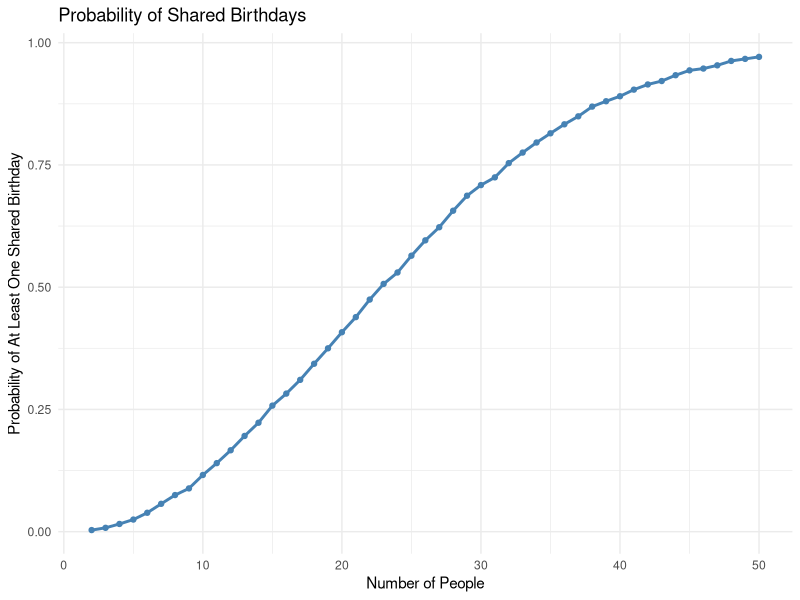

Recreate this plot in R. (Note: this script raises an error after producing the figure.)
## ---- chunk 1
knitr::opts_chunk$set(echo = TRUE)
## ---- chunk 2
birthday_match = function(n) {
  birthdays = sample(1:365, size = n, replace = TRUE)
  any(duplicated(birthdays))
}

set.seed(123)
birthday_match(23)
## ---- chunk 3
set.seed(123)

group_sizes = 2:50

probabilities = sapply(group_sizes, function(n) {
  mean(replicate(10000, birthday_match(n)))
})

birthday_results = data.frame(
  group_size = group_sizes,
  probability = probabilities
)

head(birthday_results)
## ---- chunk 4
library(ggplot2)

ggplot(birthday_results, aes(x = group_size, y = probability)) +
  geom_line(color = "steelblue", linewidth = 1) +
  geom_point(color = "steelblue", size = 1.5) +
  labs(
    title = "Probability of Shared Birthdays",
    x = "Number of People",
    y = "Probability of At Least One Shared Birthday"
  ) +
  theme_minimal()
## ---- chunk 5
library(tidyverse)

file_data = tibble(
  file_name = list.files(
    path = "data",
    pattern = "\\.csv$",
    full.names = TRUE
  )
)

file_data = file_data |>
  mutate(
    subject_data = purrr::map(file_name, readr::read_csv,
                              show_col_types = FALSE)
  )

print(file_data, n = 20)
## ---- chunk 6
tidy_data = file_data |>
  mutate(
    file = basename(file_name),
    arm = if_else(
      str_starts(file, "con"),
      "Control",
      "Experimental"
    ),
    subject_id = str_extract(file, "\\d+")
  ) |>
  select(subject_id, arm, subject_data) |>
  unnest(cols = subject_data) |>
  pivot_longer(
    cols = starts_with("week"),
    names_to = "week",
    values_to = "observation"
  ) |>
  mutate(
    week = as.numeric(str_extract(week, "\\d+")),
    observation = as.numeric(observation)
  ) |>
  arrange(arm, subject_id, week)

# Check the tidy data
print(head(tidy_data, 12))
## ---- chunk 7
ggplot(
  tidy_data,
  aes(
    x = week,
    y = observation,
    group = interaction(arm, subject_id),
    color = arm
  )
) +
  geom_line(linewidth = 0.7, alpha = 0.8) +
  geom_point(size = 1.5, alpha = 0.8) +
  facet_grid(. ~ arm) +
  scale_color_manual(
    values = c(
      "Control" = "#F8766D",
      "Experimental" = "#00BFC4"
    )
  ) +
  scale_x_continuous(breaks = 1:8) +
  labs(
    x = "Week",
    y = "Outcome",
    color = "arm"
  ) +
  theme_gray()
## ---- chunk 8
library(tidyverse)
library(broom)

set.seed(123)

simulate_t_test = function(mu) {

  sample_data = rnorm(
    n = 30,
    mean = mu,
    sd = 5
  )

  test_result = t.test(
    sample_data,
    mu = 0
  )

  broom::tidy(test_result) |>
    select(estimate, p.value)
}

simulate_t_test(mu = 0)
## ---- chunk 9
set.seed(123)

simulation_results = purrr::map_dfr(
  0:6,
  function(current_mu) {

    purrr::map_dfr(
      1:5000,
      function(i) {
        simulate_t_test(current_mu)
      }
    ) |>
      mutate(mu = current_mu)

  }
) |>
  select(mu, estimate, p.value)

# Check the results
head(simulation_results, 10)
nrow(simulation_results)
## ---- chunk 10
power_results = simulation_results |>
  group_by(mu) |>
  summarize(
    power = mean(p.value < 0.05),
    .groups = "drop"
  )

print(power_results)

# Plot power against the true mean
ggplot(power_results, aes(x = mu, y = power)) +
  geom_line(color = "steelblue", linewidth = 1) +
  geom_point(color = "steelblue", size = 2) +
  scale_x_continuous(breaks = 0:6) +
  scale_y_continuous(limits = c(0, 1)) +
  labs(
    title = "Statistical Power vs. True Mean",
    x = "True Mean (mu)",
    y = "Power"
  ) +
  theme_minimal()
## ---- chunk 11

estimate_results = simulation_results |>
  group_by(mu) |>
  summarize(
    overall_mean = mean(estimate),
    rejected_mean = mean(estimate[p.value < 0.05]),
    .groups = "drop"
  )

print(estimate_results)

ggplot(estimate_results, aes(x = mu)) +
  geom_line(
    aes(y = overall_mean, color = "All samples"),
    linewidth = 1
  ) +
  geom_point(
    aes(y = overall_mean, color = "All samples"),
    size = 2
  ) +
  geom_line(
    aes(y = rejected_mean, color = "Rejected samples only"),
    linewidth = 1
  ) +
  geom_point(
    aes(y = rejected_mean, color = "Rejected samples only"),
    size = 2
  ) +
  geom_abline(
    slope = 1,
    intercept = 0,
    linetype = "dashed"
  ) +
  scale_x_continuous(breaks = 0:6) +
  labs(
    title = "Average Estimated Mean vs. True Mean",
    x = "True Mean (mu)",
    y = "Average Estimated Mean",
    color = "Sample Group"
  ) +
  theme_minimal()
